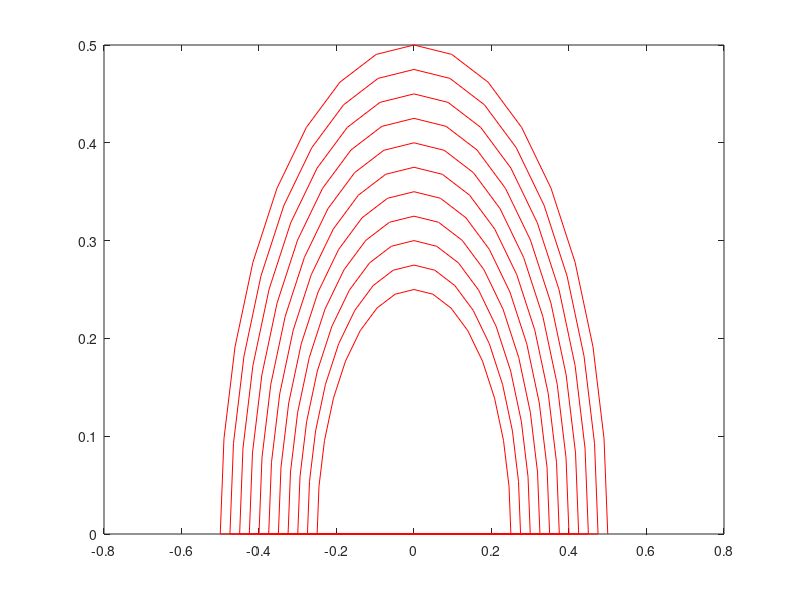

The MATLAB source for this figure:
% Mesh generator for ring
% Written By Robert Masti
% Output the coordinates for the c++ code
clc, clear, close all


ny = 10;
nx = 16;

% r and theta coordinates

theta = linspace(pi,0, nx+1);
rl = linspace(0.25, 0.5, ny+1);


[r,t] = meshgrid(rl, theta);

x=r.*cos(t);
y=r.*sin(t);

xlower = 0.25*cos(theta);
ylower = 0.25*sin(theta);

figure
plot(x,y,'*r');

xlin=reshape(x,[],1);
ylin=reshape(y,[],1);

plot(xlin,ylin,'r');

fileID=fopen('16x10.msh','w');

fprintf(fileID, '%i\n',(nx+1)*(ny+1));
fprintf(fileID, '%i\n',nx+1);
fprintf(fileID, '%i\n',ny+1);

outvec = vertcat(xlin,ylin);
fprintf(fileID, '%d\n', outvec);
length(outvec)

